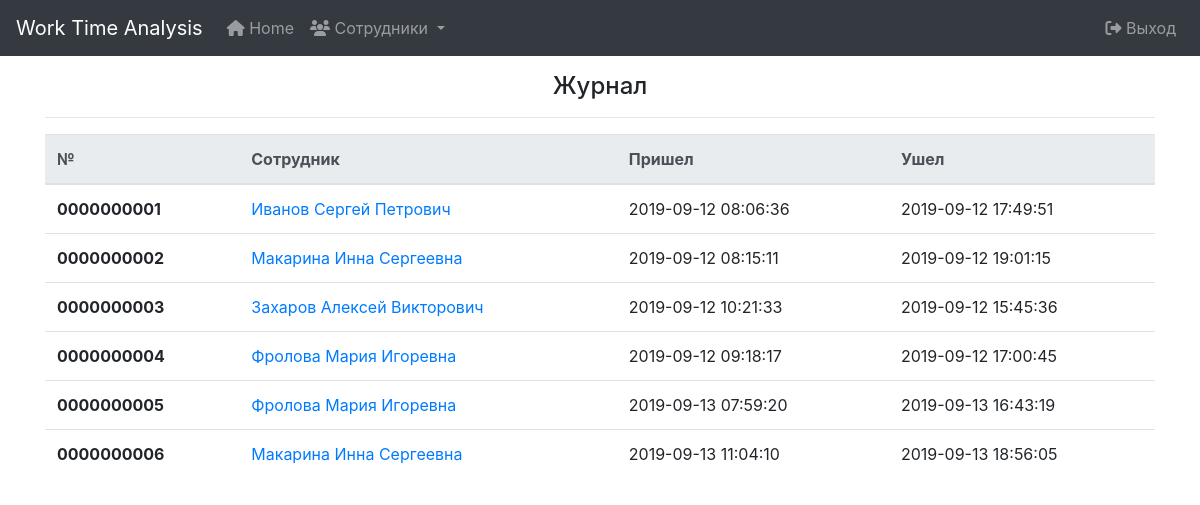
/main/ (signed in), run on the app's committed database.
### tables this page shows
CREATE TABLE `journal` (
  `id` int(10) UNSIGNED ZEROFILL NOT NULL,
  `worker` int(7) UNSIGNED ZEROFILL NOT NULL DEFAULT 0000000,
  `ardate` datetime DEFAULT NULL,
  `oudate` datetime DEFAULT NULL
);

CREATE TABLE `workers` (
  `id` int(7) UNSIGNED ZEROFILL NOT NULL,
  `fio` char(70) NOT NULL,
  `position` int(5) UNSIGNED ZEROFILL NOT NULL
);

### mods/Database.php (called while the page is built, shortened)
<?php
class Database
{
    public $db;
    public function __construct()
    {
        if(empty($this->db))
        {
            try{
                $this->db = new PDO(DB_DSN,DB_USER,DB_PASSWD,DB_OPT);
                return $this->db;
            } catch (PDOException $ex) {
                $this->errorInfo = '<div class="alert alert-danger">'.$ex->getMessage().'</div>';
            }
        } else {
          return $this->db;
        }
    }
    public function get_journal()
    {
        return $this->db->query('SELECT j.id, w.fio, j.ardate, j.oudate, w.id as w_id FROM journal j, workers w WHERE w.id = j.worker ORDER BY j.id')->fetchAll();
    }
}

### main/index.php (the view, shortened to what this page needs)
<?php session_start(); if(!$_SESSION['access']){header('HTTP/1.1 404 Not Found');
    header("Status: 404 Not Found");
    header('Location:../404/');} require_once '../mods/Database.php';?>
<!doctype html>
<html lang="ru">
<head>
    <link rel="stylesheet" href="../vendors/bootstrap/dist/css/bootstrap.min.css">
    <link rel="stylesheet" href="../css/style.css">
</head>
<body>
<nav class="navbar navbar-expand-lg navbar-dark bg-dark">
    <a class="navbar-brand" href="/">Work Time Analysis</a>
    <div class="collapse navbar-collapse" id="navbarSupportedContent">
        <ul class="navbar-nav mr-auto">
            <li class="nav-item">
                <a class="nav-link" href="/main"><i class="fas fa-home"></i></span> Home</a>
            </li>
            <li class="nav-item dropdown">
                <a class="nav-link dropdown-toggle" href="#" id="navbarDropdown" role="button" data-toggle="dropdown" aria-haspopup="true" aria-expanded="false">
                    <span><i class="fas fa-users"></i></span> Сотрудники
                </a>
            </li>
        </ul>
        <div class="form-inline my-2 my-lg-0">
            <ul class="navbar-nav">
                <li class="nav-item">
                    <a class="nav-link" href="/main/logout/"><span><i class="fas fa-sign-out-alt"></i></span> Выход</a>
                </li>
            </ul>
        </div>
    </div>
</nav>
<div class="container mt-3">
    <h4 class="text-center">Журнал</h4>
    <hr>
    <div>
         <table class="table">
            <thead class="thead-light">
            <tr>
                <th>№</th>
                <th>Сотрудник</th>
                <th>Пришел</th>
                <th>Ушел</th>
            </tr>
            </thead>
            <tbody>
            <?php
            $db=new Database();
            foreach ($db->get_journal() as $row)
            {
                echo '<tr><th scope="row">'.$row['id'].'</th><td><a target="_blank" href="../workers/view?id='.$row['w_id'].'">'.$row['fio'].'</a></td><td>'.$row['ardate'].'</td><td>'.$row['oudate'].'</td></tr>';
            }
            ?>
            </tbody>
        </table>
    </div>
</div>
</body>
</html>

### data on the page
journal: id "0000000001", workers.fio "Иванов Сергей Петрович", ardate "2019-09-12 08:06:36", oudate "2019-09-12 17:49:51"
journal: id "0000000002", workers.fio "Макарина Инна Сергеевна", ardate "2019-09-12 08:15:11", oudate "2019-09-12 19:01:15"
journal: id "0000000003", workers.fio "Захаров Алексей Викторович", ardate "2019-09-12 10:21:33", oudate "2019-09-12 15:45:36"
journal: id "0000000004", workers.fio "Фролова Мария Игоревна", ardate "2019-09-12 09:18:17", oudate "2019-09-12 17:00:45"
journal: id "0000000005", workers.fio "Фролова Мария Игоревна", ardate "2019-09-13 07:59:20", oudate "2019-09-13 16:43:19"
journal: id "0000000006", workers.fio "Макарина Инна Сергеевна", ardate "2019-09-13 11:04:10", oudate "2019-09-13 18:56:05"
